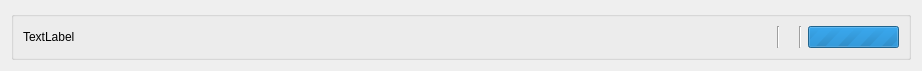
<?xml version="1.0" encoding="UTF-8"?>
<ui version="4.0">
 <class>Form</class>
 <widget class="QWidget" name="Form">
  <property name="geometry">
   <rect>
    <x>0</x>
    <y>0</y>
    <width>922</width>
    <height>55</height>
   </rect>
  </property>
  <property name="sizePolicy">
   <sizepolicy hsizetype="MinimumExpanding" vsizetype="Fixed">
    <horstretch>0</horstretch>
    <verstretch>0</verstretch>
   </sizepolicy>
  </property>
  <property name="windowTitle">
   <string>Form</string>
  </property>
  <layout class="QHBoxLayout" name="horizontalLayout">
   <item>
    <widget class="QGroupBox" name="groupBox">
     <property name="sizePolicy">
      <sizepolicy hsizetype="Preferred" vsizetype="Fixed">
       <horstretch>0</horstretch>
       <verstretch>0</verstretch>
      </sizepolicy>
     </property>
     <property name="title">
      <string/>
     </property>
     <layout class="QHBoxLayout" name="horizontalLayout_2">
      <item>
       <widget class="QLabel" name="labelAssetName">
        <property name="sizePolicy">
         <sizepolicy hsizetype="MinimumExpanding" vsizetype="Fixed">
          <horstretch>0</horstretch>
          <verstretch>0</verstretch>
         </sizepolicy>
        </property>
        <property name="text">
         <string>TextLabel</string>
        </property>
        <property name="textFormat">
         <enum>Qt::RichText</enum>
        </property>
       </widget>
      </item>
      <item>
       <widget class="Line" name="line_2">
        <property name="orientation">
         <enum>Qt::Vertical</enum>
        </property>
       </widget>
      </item>
      <item>
       <widget class="QLabel" name="labelStatus">
        <property name="text">
         <string/>
        </property>
       </widget>
      </item>
      <item>
       <widget class="Line" name="line_3">
        <property name="orientation">
         <enum>Qt::Vertical</enum>
        </property>
       </widget>
      </item>
      <item>
       <widget class="QProgressBar" name="progressBar">
        <property name="sizePolicy">
         <sizepolicy hsizetype="Fixed" vsizetype="Fixed">
          <horstretch>0</horstretch>
          <verstretch>0</verstretch>
         </sizepolicy>
        </property>
        <property name="maximum">
         <number>0</number>
        </property>
        <property name="value">
         <number>-1</number>
        </property>
        <property name="textVisible">
         <bool>false</bool>
        </property>
       </widget>
      </item>
     </layout>
    </widget>
   </item>
  </layout>
 </widget>
 <resources/>
 <connections/>
</ui>
